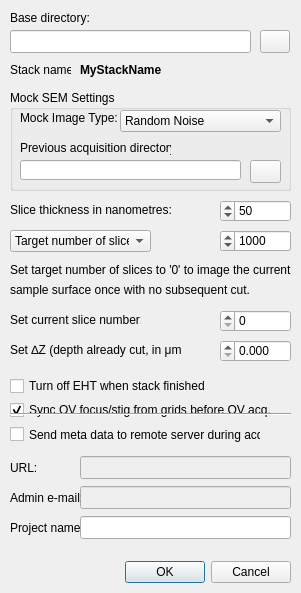
<?xml version="1.0" encoding="UTF-8"?>
<ui version="4.0">
 <class>acqSettings</class>
 <widget class="QDialog" name="acqSettings">
  <property name="windowModality">
   <enum>Qt::ApplicationModal</enum>
  </property>
  <property name="geometry">
   <rect>
    <x>0</x>
    <y>0</y>
    <width>301</width>
    <height>593</height>
   </rect>
  </property>
  <property name="sizePolicy">
   <sizepolicy hsizetype="Preferred" vsizetype="Preferred">
    <horstretch>0</horstretch>
    <verstretch>0</verstretch>
   </sizepolicy>
  </property>
  <property name="windowTitle">
   <string>Acquisition Settings</string>
  </property>
  <property name="layoutDirection">
   <enum>Qt::RightToLeft</enum>
  </property>
  <widget class="QDialogButtonBox" name="buttonBox">
   <property name="geometry">
    <rect>
     <x>90</x>
     <y>556</y>
     <width>201</width>
     <height>32</height>
    </rect>
   </property>
   <property name="layoutDirection">
    <enum>Qt::LeftToRight</enum>
   </property>
   <property name="orientation">
    <enum>Qt::Horizontal</enum>
   </property>
   <property name="standardButtons">
    <set>QDialogButtonBox::Cancel|QDialogButtonBox::Ok</set>
   </property>
  </widget>
  <widget class="QLabel" name="label_csn">
   <property name="geometry">
    <rect>
     <x>10</x>
     <y>310</y>
     <width>131</width>
     <height>20</height>
    </rect>
   </property>
   <property name="text">
    <string>Set current slice number:</string>
   </property>
  </widget>
  <widget class="QLabel" name="label_bd">
   <property name="geometry">
    <rect>
     <x>10</x>
     <y>10</y>
     <width>81</width>
     <height>16</height>
    </rect>
   </property>
   <property name="text">
    <string>Base directory:</string>
   </property>
  </widget>
  <widget class="QLineEdit" name="lineEdit_baseDir">
   <property name="geometry">
    <rect>
     <x>10</x>
     <y>30</y>
     <width>241</width>
     <height>23</height>
    </rect>
   </property>
  </widget>
  <widget class="QPushButton" name="pushButton_selectDir">
   <property name="geometry">
    <rect>
     <x>260</x>
     <y>30</y>
     <width>30</width>
     <height>23</height>
    </rect>
   </property>
   <property name="text">
    <string/>
   </property>
  </widget>
  <widget class="Line" name="line_1">
   <property name="geometry">
    <rect>
     <x>10</x>
     <y>406</y>
     <width>281</width>
     <height>16</height>
    </rect>
   </property>
   <property name="orientation">
    <enum>Qt::Horizontal</enum>
   </property>
  </widget>
  <widget class="QLabel" name="label_st">
   <property name="geometry">
    <rect>
     <x>10</x>
     <y>200</y>
     <width>161</width>
     <height>20</height>
    </rect>
   </property>
   <property name="text">
    <string>Slice thickness in nanometres:</string>
   </property>
  </widget>
  <widget class="QSpinBox" name="spinBox_numberSlices">
   <property name="geometry">
    <rect>
     <x>220</x>
     <y>230</y>
     <width>71</width>
     <height>22</height>
    </rect>
   </property>
   <property name="maximum">
    <number>99999</number>
   </property>
   <property name="singleStep">
    <number>100</number>
   </property>
   <property name="value">
    <number>1000</number>
   </property>
  </widget>
  <widget class="QSpinBox" name="spinBox_sliceThickness">
   <property name="geometry">
    <rect>
     <x>220</x>
     <y>200</y>
     <width>71</width>
     <height>22</height>
    </rect>
   </property>
   <property name="minimum">
    <number>0</number>
   </property>
   <property name="maximum">
    <number>200</number>
   </property>
   <property name="singleStep">
    <number>5</number>
   </property>
   <property name="value">
    <number>50</number>
   </property>
  </widget>
  <widget class="QSpinBox" name="spinBox_sliceCounter">
   <property name="geometry">
    <rect>
     <x>220</x>
     <y>310</y>
     <width>71</width>
     <height>22</height>
    </rect>
   </property>
   <property name="maximum">
    <number>99999</number>
   </property>
  </widget>
  <widget class="QLabel" name="label_expl0">
   <property name="geometry">
    <rect>
     <x>10</x>
     <y>260</y>
     <width>291</width>
     <height>20</height>
    </rect>
   </property>
   <property name="text">
    <string>Set target number of slices to '0' to image the current</string>
   </property>
  </widget>
  <widget class="QLabel" name="label_expl0_2">
   <property name="geometry">
    <rect>
     <x>10</x>
     <y>280</y>
     <width>251</width>
     <height>20</height>
    </rect>
   </property>
   <property name="text">
    <string>sample surface once with no subsequent cut.</string>
   </property>
  </widget>
  <widget class="QCheckBox" name="checkBox_sendMetaData">
   <property name="geometry">
    <rect>
     <x>10</x>
     <y>426</y>
     <width>251</width>
     <height>17</height>
    </rect>
   </property>
   <property name="layoutDirection">
    <enum>Qt::LeftToRight</enum>
   </property>
   <property name="text">
    <string>Send meta data to remote server during acq.:</string>
   </property>
  </widget>
  <widget class="QLineEdit" name="lineEdit_metaDataServer">
   <property name="enabled">
    <bool>false</bool>
   </property>
   <property name="geometry">
    <rect>
     <x>80</x>
     <y>456</y>
     <width>211</width>
     <height>23</height>
    </rect>
   </property>
  </widget>
  <widget class="QCheckBox" name="checkBox_EHTOff">
   <property name="geometry">
    <rect>
     <x>10</x>
     <y>376</y>
     <width>251</width>
     <height>20</height>
    </rect>
   </property>
   <property name="layoutDirection">
    <enum>Qt::LeftToRight</enum>
   </property>
   <property name="text">
    <string>Turn off EHT when stack finished</string>
   </property>
   <property name="checked">
    <bool>false</bool>
   </property>
   <property name="tristate">
    <bool>false</bool>
   </property>
  </widget>
  <widget class="QCheckBox" name="checkBox_syncOVFocusStig">
   <property name="geometry">
    <rect>
     <x>10</x>
     <y>400</y>
     <width>280</width>
     <height>20</height>
    </rect>
   </property>
   <property name="layoutDirection">
    <enum>Qt::LeftToRight</enum>
   </property>
   <property name="text">
    <string>Sync OV focus/stig from grids before OV acq.</string>
   </property>
   <property name="checked">
    <bool>true</bool>
   </property>
   <property name="tristate">
    <bool>false</bool>
   </property>
  </widget>
  <widget class="QLineEdit" name="lineEdit_projectName">
   <property name="enabled">
    <bool>true</bool>
   </property>
   <property name="geometry">
    <rect>
     <x>80</x>
     <y>516</y>
     <width>211</width>
     <height>23</height>
    </rect>
   </property>
  </widget>
  <widget class="QLabel" name="label">
   <property name="geometry">
    <rect>
     <x>10</x>
     <y>520</y>
     <width>71</width>
     <height>16</height>
    </rect>
   </property>
   <property name="text">
    <string>Project name:</string>
   </property>
  </widget>
  <widget class="QLabel" name="label_2">
   <property name="geometry">
    <rect>
     <x>10</x>
     <y>460</y>
     <width>71</width>
     <height>16</height>
    </rect>
   </property>
   <property name="text">
    <string>URL:</string>
   </property>
  </widget>
  <widget class="QLineEdit" name="lineEdit_adminEmail">
   <property name="enabled">
    <bool>false</bool>
   </property>
   <property name="geometry">
    <rect>
     <x>80</x>
     <y>486</y>
     <width>211</width>
     <height>23</height>
    </rect>
   </property>
  </widget>
  <widget class="QLabel" name="label_3">
   <property name="geometry">
    <rect>
     <x>10</x>
     <y>490</y>
     <width>71</width>
     <height>16</height>
    </rect>
   </property>
   <property name="text">
    <string>Admin e-mail:</string>
   </property>
  </widget>
  <widget class="QLabel" name="label_csn_2">
   <property name="geometry">
    <rect>
     <x>10</x>
     <y>340</y>
     <width>171</width>
     <height>20</height>
    </rect>
   </property>
   <property name="text">
    <string>Set ∆Z (depth already cut, in μm):</string>
   </property>
  </widget>
  <widget class="QDoubleSpinBox" name="doubleSpinBox_totalZDiff">
   <property name="geometry">
    <rect>
     <x>220</x>
     <y>340</y>
     <width>71</width>
     <height>22</height>
    </rect>
   </property>
   <property name="decimals">
    <number>3</number>
   </property>
   <property name="maximum">
    <double>999.999000000000024</double>
   </property>
   <property name="value">
    <double>0.000000000000000</double>
   </property>
  </widget>
  <widget class="QLabel" name="label_st_2">
   <property name="geometry">
    <rect>
     <x>10</x>
     <y>60</y>
     <width>61</width>
     <height>20</height>
    </rect>
   </property>
   <property name="text">
    <string>Stack name:</string>
   </property>
  </widget>
  <widget class="QLabel" name="label_stackName">
   <property name="geometry">
    <rect>
     <x>80</x>
     <y>60</y>
     <width>211</width>
     <height>20</height>
    </rect>
   </property>
   <property name="font">
    <font>
     <weight>75</weight>
     <bold>true</bold>
    </font>
   </property>
   <property name="text">
    <string>MyStackName</string>
   </property>
  </widget>
  <widget class="QComboBox" name="comboBox_targetType">
   <property name="geometry">
    <rect>
     <x>10</x>
     <y>230</y>
     <width>141</width>
     <height>22</height>
    </rect>
   </property>
   <property name="layoutDirection">
    <enum>Qt::LeftToRight</enum>
   </property>
   <item>
    <property name="text">
     <string>Target number of slices:</string>
    </property>
   </item>
   <item>
    <property name="text">
     <string>Target depth (μm):</string>
    </property>
   </item>
  </widget>
  <widget class="QDoubleSpinBox" name="doubleSpinBox_targetZDiff">
   <property name="geometry">
    <rect>
     <x>220</x>
     <y>230</y>
     <width>71</width>
     <height>22</height>
    </rect>
   </property>
   <property name="decimals">
    <number>3</number>
   </property>
   <property name="maximum">
    <double>999.999000000000024</double>
   </property>
   <property name="value">
    <double>0.000000000000000</double>
   </property>
  </widget>
  <widget class="QGroupBox" name="groupBox_mockSettings">
   <property name="geometry">
    <rect>
     <x>10</x>
     <y>90</y>
     <width>281</width>
     <height>101</height>
    </rect>
   </property>
   <property name="layoutDirection">
    <enum>Qt::LeftToRight</enum>
   </property>
   <property name="title">
    <string>Mock SEM Settings</string>
   </property>
   <widget class="QComboBox" name="comboBox_mockType">
    <property name="geometry">
     <rect>
      <x>110</x>
      <y>20</y>
      <width>161</width>
      <height>22</height>
     </rect>
    </property>
    <item>
     <property name="text">
      <string>Random Noise</string>
     </property>
    </item>
    <item>
     <property name="text">
      <string>Previous Acquisition</string>
     </property>
    </item>
   </widget>
   <widget class="QLabel" name="label_mockType">
    <property name="geometry">
     <rect>
      <x>10</x>
      <y>20</y>
      <width>121</width>
      <height>16</height>
     </rect>
    </property>
    <property name="text">
     <string>Mock Image Type:</string>
    </property>
   </widget>
   <widget class="QLabel" name="label_mockDirectory">
    <property name="geometry">
     <rect>
      <x>10</x>
      <y>50</y>
      <width>151</width>
      <height>16</height>
     </rect>
    </property>
    <property name="text">
     <string>Previous acquisition directory:</string>
    </property>
   </widget>
   <widget class="QLineEdit" name="lineEdit_mockDir">
    <property name="geometry">
     <rect>
      <x>10</x>
      <y>70</y>
      <width>221</width>
      <height>20</height>
     </rect>
    </property>
   </widget>
   <widget class="QPushButton" name="pushButton_selectMockDir">
    <property name="geometry">
     <rect>
      <x>240</x>
      <y>70</y>
      <width>31</width>
      <height>23</height>
     </rect>
    </property>
    <property name="text">
     <string/>
    </property>
   </widget>
  </widget>
  <zorder>doubleSpinBox_targetZDiff</zorder>
  <zorder>buttonBox</zorder>
  <zorder>label_csn</zorder>
  <zorder>label_bd</zorder>
  <zorder>lineEdit_baseDir</zorder>
  <zorder>pushButton_selectDir</zorder>
  <zorder>line_1</zorder>
  <zorder>label_st</zorder>
  <zorder>spinBox_numberSlices</zorder>
  <zorder>spinBox_sliceCounter</zorder>
  <zorder>spinBox_sliceThickness</zorder>
  <zorder>label_expl0</zorder>
  <zorder>label_expl0_2</zorder>
  <zorder>checkBox_sendMetaData</zorder>
  <zorder>lineEdit_metaDataServer</zorder>
  <zorder>checkBox_EHTOff</zorder>
  <zorder>lineEdit_projectName</zorder>
  <zorder>label</zorder>
  <zorder>label_2</zorder>
  <zorder>lineEdit_adminEmail</zorder>
  <zorder>label_3</zorder>
  <zorder>label_csn_2</zorder>
  <zorder>doubleSpinBox_totalZDiff</zorder>
  <zorder>label_st_2</zorder>
  <zorder>label_stackName</zorder>
  <zorder>comboBox_targetType</zorder>
  <zorder>groupBox_mockSettings</zorder>
 </widget>
 <tabstops>
  <tabstop>lineEdit_baseDir</tabstop>
  <tabstop>pushButton_selectDir</tabstop>
  <tabstop>spinBox_sliceThickness</tabstop>
  <tabstop>spinBox_numberSlices</tabstop>
  <tabstop>spinBox_sliceCounter</tabstop>
  <tabstop>doubleSpinBox_totalZDiff</tabstop>
  <tabstop>checkBox_EHTOff</tabstop>
  <tabstop>checkBox_sendMetaData</tabstop>
  <tabstop>lineEdit_metaDataServer</tabstop>
  <tabstop>lineEdit_adminEmail</tabstop>
  <tabstop>lineEdit_projectName</tabstop>
 </tabstops>
 <resources/>
 <connections>
  <connection>
   <sender>buttonBox</sender>
   <signal>accepted()</signal>
   <receiver>acqSettings</receiver>
   <slot>accept()</slot>
   <hints>
    <hint type="sourcelabel">
     <x>248</x>
     <y>254</y>
    </hint>
    <hint type="destinationlabel">
     <x>157</x>
     <y>274</y>
    </hint>
   </hints>
  </connection>
  <connection>
   <sender>buttonBox</sender>
   <signal>rejected()</signal>
   <receiver>acqSettings</receiver>
   <slot>reject()</slot>
   <hints>
    <hint type="sourcelabel">
     <x>316</x>
     <y>260</y>
    </hint>
    <hint type="destinationlabel">
     <x>286</x>
     <y>274</y>
    </hint>
   </hints>
  </connection>
 </connections>
</ui>
